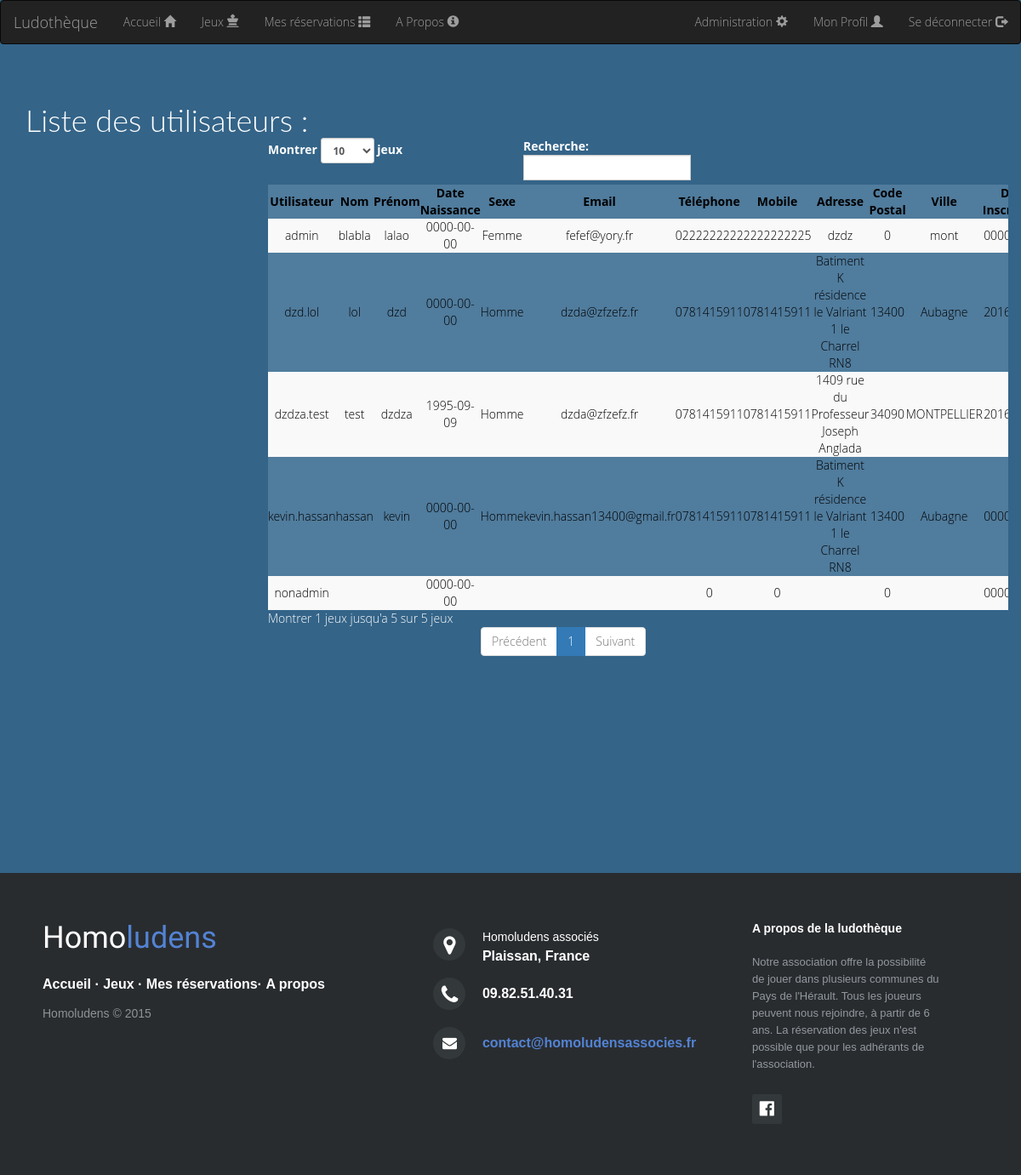
/?action=listUser (signed in), run on an earlier commit of the app's database.
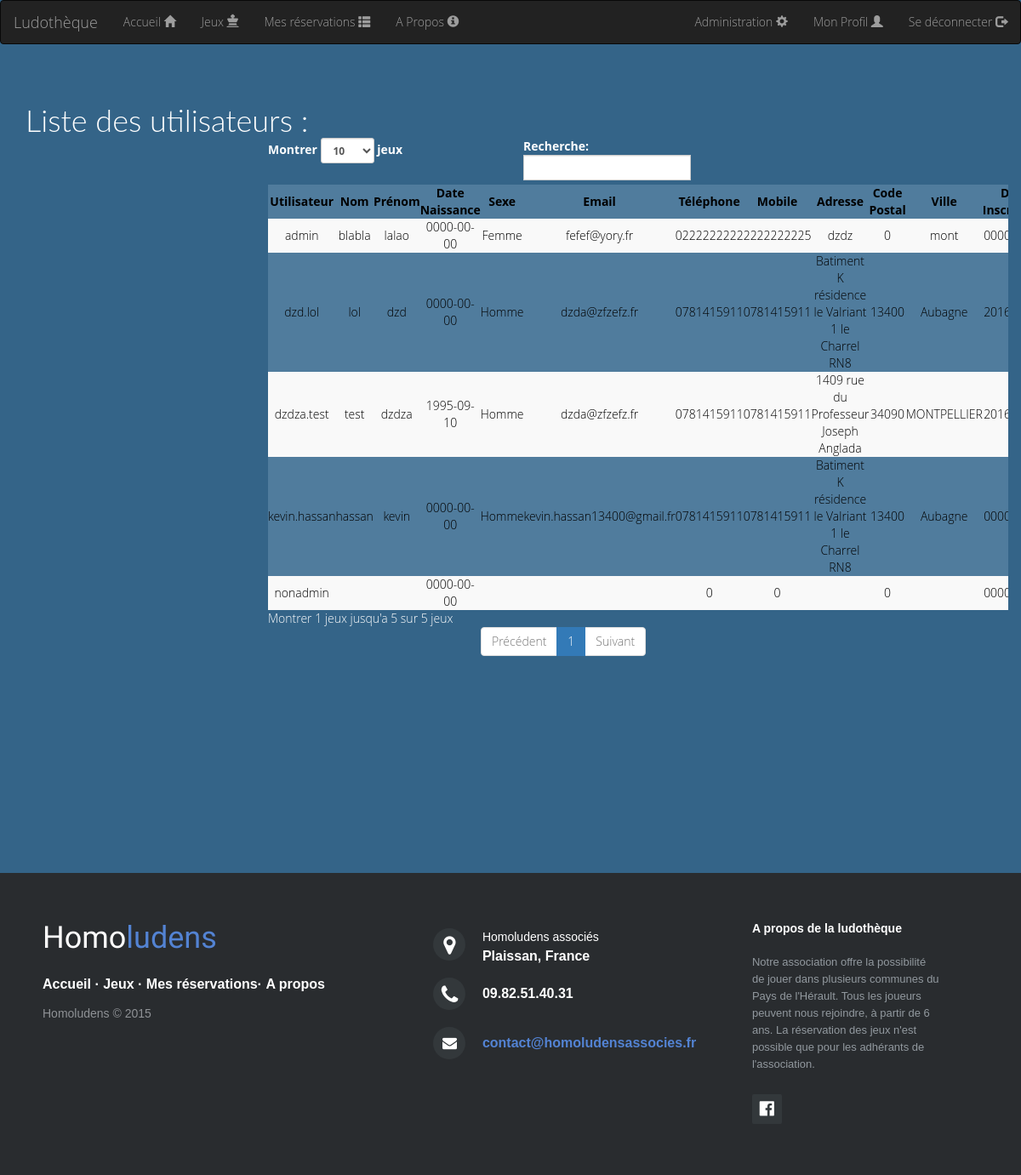
And on a later commit of the database.
### tables this page shows
CREATE TABLE IF NOT EXISTS `utilisateur` (
  `idUser` int(11) NOT NULL COMMENT 'Auto incrementable et clé primaire',
  `username` varchar(32) NOT NULL,
  `password` varchar(64) NOT NULL,
  `admin` tinyint(1) NOT NULL,
  `sexUser` varchar(8) NOT NULL,
  `nameUser` varchar(32) NOT NULL,
  `nicknameUser` varchar(32) NOT NULL,
  `dateNaissance` date NOT NULL,
  `emailUser` varchar(32) NOT NULL,
  `telUser` varchar(10) NOT NULL,
  `mobileUser` varchar(10) NOT NULL,
  `addressUser` varchar(50) NOT NULL,
  `cpUser` varchar(5) NOT NULL,
  `cityUser` varchar(32) NOT NULL,
  `dateInscription` date NOT NULL,
  `banUser` tinyint(4) NOT NULL DEFAULT '0',
  `nbrRetard` int(11) NOT NULL DEFAULT '0',
  PRIMARY KEY (`username`),
  UNIQUE KEY `username` (`username`)
);

### view/view.php (called while the page is built)
<?php
    require "header.php";
    require VIEW_PATH  . DS . 'view' . ucfirst($view) . '.php';
    require "footer.php";
?>

### controller/ControllerUtilisateur.php (called while the page is built, shortened)
<?php
switch ($action) {
    case "listUser":
        if( Session::is_admin())
        {
            $view = "listUtilisateur";
            $tab_user = ModelUtilisateur::selectAll();
        }
        else{
            $view="Error";
            $pagetitle="Erreur";
        }
        break;
}
require VIEW_PATH . "view.php";

### index.php (called while the page is built, shortened)
<?php
include ROOT . DS . 'controller' . DS . 'dispatcher.php';
?>

### config/Session.php (called while the page is built, shortened)
<?php
class Session {
    public static function is_admin () {
        return (! empty ( $_SESSION ['admin']) && $_SESSION ['admin']);
    }
}
?>

### model/Model.php (called while the page is built, shortened)
<?php
class Model {
    public static $pdo;
    public static function set_static() {
        try
        {
            self::$pdo = new PDO('mysql:host=localhost;dbname=ludotheque;charset=utf8', 'root', '');
            self::$pdo->setAttribute(PDO::ATTR_ERRMODE, PDO::ERRMODE_EXCEPTION);
        }
        catch (PDOException $ex)
        {
            if (Conf::getDebug())
            {
                echo $ex->getMessage();
                die('Problème lors de la connexion à la base de donnée');
            }
            else
            {
                echo 'Une erreur est survenue. <a href=""> Retour a la page d\'accueil </a>';
                die();
            }
        }
    }
    public static function selectAll() {
        try
        {
            $sql = "SELECT * FROM " . static::$table;
            $req = self::$pdo->query($sql);
            return $req->fetchAll(PDO::FETCH_OBJ);
        }
        catch (PDOException $e)
        {
            echo $e->getMessage();
            die("Erreur lors de la recherche de tous les objets de la BDD " . static::$table);
        }
    }
}
?>

### view/viewListUtilisateur.php (the view, shortened to what this page needs)
<?php
function tabUser($tab_user)
{
    $max=sizeof($tab_user);
    $i=0;
    while($i<$max){
    $u=$tab_user[$i];
        $username = $u->username;
        $name = $u->nameUser;
        $nickname = $u->nicknameUser;
        $sex = $u->sexUser;
        $email = $u->emailUser;
        $tel = $u->telUser;
        $mobile = $u->mobileUser;
        $address= $u->addressUser;
        $cp = $u->cpUser;
        $city = $u->cityUser;
        $admin = $u->admin;
        $dateIns = $u->dateInscription;
        $dateNais = $u->dateNaissance;
        $nbrRetard = $u->nbrRetard;
        if($admin == 1)
        {
            $admin = 'Oui';
        }
        else{
            $admin = 'Non';
        }
        $ban = $u->banUser;
        if($ban==0){
            $ban='Non';
        }  else {
            $ban='Oui';
        }
        echo <<< EOT
        <tr><td><a href="?action=modifyUser&user=$username">$username</a></td><td>$name</td><td>$nickname</td><td>$dateNais</td><td>$sex</td><td>$email</td><td>$tel</td><td>$mobile</td><td>$address</td><td>$cp</td><td>$city</td><td>$dateIns</td><td>$admin</td><td>$nbrRetard<td>$ban</td></tr>
</div>
EOT;
    $i++;
    }
}
?>
<?php
echo '<div class="container">';
if(isset($_SESSION['login']) && $_SESSION['admin']==1){
    echo <<<EOT
    <h1>Liste des utilisateurs :</h1>
    <div class="containt-Utilisateur">
        <table class="table-striped tableUtilisateur" id="tableUser"><thead>
          <tr>
            <th>Utilisateur</th>
            <th>Nom</th>
            <th>Prénom</th>
            <th>Date Naissance</th>
            <th>Sexe</th>
            <th>Email</th>
            <th>Téléphone</th>
            <th>Mobile</th>
            <th>Adresse</th>
            <th>Code Postal</th>
            <th>Ville</th>
            <th>Date Inscription</th>
            <th>Admin</th>
            <th>Nombre Retard</th>
            <th>Banni</th>
          </tr>
        </thead>
EOT;
tabUser($tab_user);
}

### controller/dispatcher.php (shortened to what this page needs)
<?php
function myGet($nomvar){
    if(isset($_GET[$nomvar]))
        return $_GET[$nomvar];
    else if(isset($_POST[$nomvar]))
        return $_POST[$nomvar];
    else
        return NULL;
}
if (!is_null(myGet('controller')))
    $controller = myGet('controller');
else
    $controller = "utilisateur";
if (!is_null(myGet('action')))
    $action = myGet('action');
else
    $action = "accueil";
switch ($controller) {
    default:
    case "utilisateur":
        require_once"ControllerUtilisateur.php";
        break;
}
?>

### view/header.php (shortened to what this page needs)
<!DOCTYPE html>
<html>
    <head>
        <link rel="stylesheet" href="http://maxcdn.bootstrapcdn.com/bootstrap/3.3.5/css/bootstrap.min.css">
        <link rel="stylesheet" href="css/style.css"/>
        <link rel="stylesheet" href="css/footer-distributed-with-address-and-phones.css"/>
        <link rel="stylesheet" href="https://maxcdn.bootstrapcdn.com/font-awesome/4.5.0/css/font-awesome.min.css">
    </head>
    <body>
        <?php if(!empty($_SESSION['login'])){
            echo <<< EOT
                <nav class="navbar navbar-inverse navbar-top">
                    <div class="container-fluid">
                      <div class="navbar-header">
                        <a class="navbar-brand" href="?action=accueil">Ludothèque</a>
                      </div>
                      <div>
                        <ul class="nav navbar-nav">
                          <li><a href="?action=accueil">Accueil <span class="glyphicon glyphicon-home"></span></a></li>
                          <li><a href="?action=listJeux">Jeux <span class="glyphicon glyphicon-king"></a></li>
                          <li><a href="?action=listResa">Mes réservations <span class="glyphicon glyphicon-th-list"></span></a></li>
                          <li><a href="?action=informations">A Propos <span class="glyphicon glyphicon-info-sign"></span></a></li>
                        </ul>
                        <ul class="nav navbar-nav navbar-right">
EOT;
            if(Session::is_admin())
                echo '<li><a href="?action=administration">Administration <span class="glyphicon glyphicon-cog"></span></a></li>';
                echo <<< EOT
                          <li><a href="?action=myProfile">Mon Profil <span class="glyphicon glyphicon-user"></span></a></li>
                          <li><a href="?action=disconnect">Se déconnecter <span class="glyphicon glyphicon-log-out"></span></a></li>
                       </ul>
                      </div>
                    </div>
                </nav>
EOT;
        }
?>

### view/footer.php
<?php
echo<<<EOT
    <footer class="footer-distributed footer">
			<div class="footer-left">
				<h3>Homo<span>ludens</span></h3>
				<p class="footer-links">
					<a href="?action=accueil">Accueil</a>
					·
					<a href="?action=liste">Jeux</a>
					·
					<a href="#">Mes réservations</a>·
					<a href="?action=informations">A propos</a>
				</p>
				<p class="footer-company-name">Homoludens &copy; 2015</p>
			</div>
			<div class="footer-center">
				<div>
					<a href="https://www.google.com/maps/d/embed?mid=zhRUSu3O4t2A.kzY6DWXSWDHw" title="localiser"><i class="fa fa-map-marker"></i></a>
					<p><span>Homoludens associés</span> Plaissan, France</p>
				</div>
				<div>
					<i class="fa fa-phone"></i>
					<p>09.82.51.40.31</p>
				</div>
				<div>
					<i class="fa fa-envelope"></i>
					<p><a href="mailto:contact@homoludensassocies.fr">contact@homoludensassocies.fr</a></p>
				</div>
			</div>
			<div class="footer-right">
				<p class="footer-company-about">
					<span>A propos de la ludothèque</span>
					Notre association offre la possibilité de jouer dans plusieurs communes du Pays de l'Hérault.
                                        Tous les joueurs peuvent nous rejoindre, à partir de 6 ans.
                                        La réservation des jeux n'est possible que pour les adhérants de l'association.
				</p>
				<div class="footer-icons">
					<a href="https://www.facebook.com/Association-Homo-Ludens-Associ%C3%A9s-551661738228967/"><i class="fa fa-facebook-official"></i></a>
				</div>
			</div>
		</footer>
        </body>
    </html>
EOT;
?>

### css/style.css (style rules this page uses)
body { background-color:#346488; font-family: 'Open Sans'; font-weight: 300; color:black; }
html, body { height: 100%; min-height: 100%; color:white; }
h1 { font-family: 'Lato', sans-serif; font-weight: 300; margin-bottom: 0; }
.containt-Jeux, .containt-Utilisateur { width: 50%; margin-left:25%; }
.tableJeux, .tableUtilisateur { background-color: #507C9D; border-collapse: collapse; }
.tableJeux > thead > tr > th, .tableUtilisateur > thead > tr > th { text-align: center; width:100%; color:black; }
.tableJeux > tbody > tr > td, .tableUtilisateur > tbody > tr > td { text-align: center; width:25%; color:black; }
.tableJeux > tbody > tr > td > a, .tableUtilisateur > tbody > tr > td > a { color:black; }
.container { margin-top:50px; overflow:auto; padding-bottom: 150px; }

### css/footer-distributed-with-address-and-phones.css (style rules this page uses)
.footer-distributed { background-color: #292c2f; box-shadow: 0 1px 1px 0 rgba(0, 0, 0, 0.12); box-sizing: border-box; width: 100%; text-align: left; font: bold 16px sans-serif; padding: 55px 50px; margin-top: 80px; }
.footer-distributed .footer-left, .footer-distributed .footer-center, .footer-distributed .footer-right { display: inline-block; vertical-align: top; }
.footer-distributed .footer-left { width: 40%; }
.footer-distributed h3 { color: #ffffff; font: normal 36px 'Cookie', cursive; margin: 0; }
.footer-distributed h3 span { color: #5383d3; }
.footer-distributed .footer-links { color: #ffffff; margin: 20px 0 12px; padding: 0; }
.footer-distributed .footer-links a { display:inline-block; line-height: 1.8; text-decoration: none; color: inherit; }
.footer-distributed .footer-company-name { color: #8f9296; font-size: 14px; font-weight: normal; margin: 0; }
.footer-distributed .footer-center { width: 35%; }
.footer-distributed .footer-center i { background-color: #33383b; color: #ffffff; font-size: 25px; width: 38px; height: 38px; border-radius: 50%; text-align: center; line-height: 42px; margin: 10px 15px; vertical-align: middle; }
.footer-distributed .footer-center i.fa-envelope { font-size: 17px; line-height: 38px; }
.footer-distributed .footer-center p { display: inline-block; color: #ffffff; vertical-align: middle; margin:0; }
.footer-distributed .footer-center p span { display:block; font-weight: normal; font-size:14px; line-height:2; }
.footer-distributed .footer-center p a { color: #5383d3; text-decoration: none;; }
.footer-distributed .footer-right { width: 20%; }
.footer-distributed .footer-company-about { line-height: 20px; color: #92999f; font-size: 13px; font-weight: normal; margin: 0; }
.footer-distributed .footer-company-about span { display: block; color: #ffffff; font-size: 14px; font-weight: bold; margin-bottom: 20px; }
.footer-distributed .footer-icons { margin-top: 25px; }
.footer-distributed .footer-icons a { display: inline-block; width: 35px; height: 35px; cursor: pointer; background-color: #33383b; border-radius: 2px; font-size: 20px; color: #ffffff; text-align: center; line-height: 35px; margin-right: 3px; margin-bottom: 5px; }

What changed in the data, as far as the page shows it:
changed utilisateur "dzdza.test": dateNaissance "1995-09-09" → "1995-09-10"
